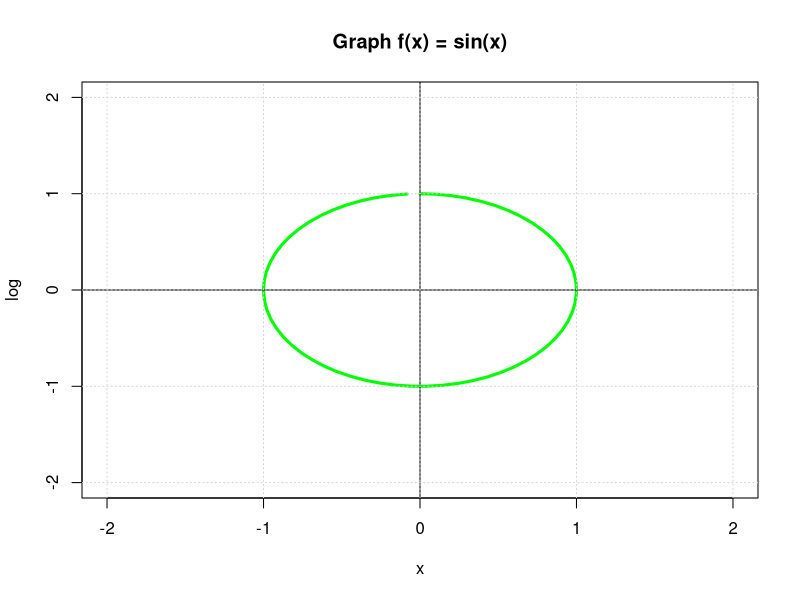

This chart was generated by the following R code:
# 3 circle
f = function(x) { sin(x)}
f1 = function(x) { cos(x)}

t = seq(0,2*pi, by=0.1)
x1 = f(t)
y1 = f1(t)
plot(x1,y1,
     main = 'Graph f(x) = sin(x)',
     xlab = 'x',
     ylab = 'log',
     
     xlim = c(-2,2),
     ylim = c(-2,2),
     type = 'l',
     lwd = 3,
     col = 'green',
     lty = 'solid'
     )
abline(h = 0, col = "black", lwd = 1)  # Ось X
abline(v = 0, col = "black", lwd = 1)
grid()
